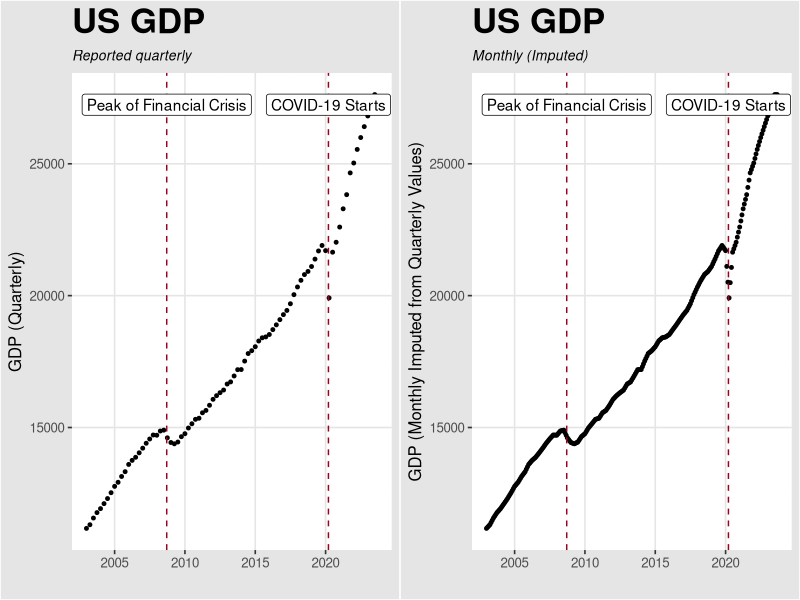
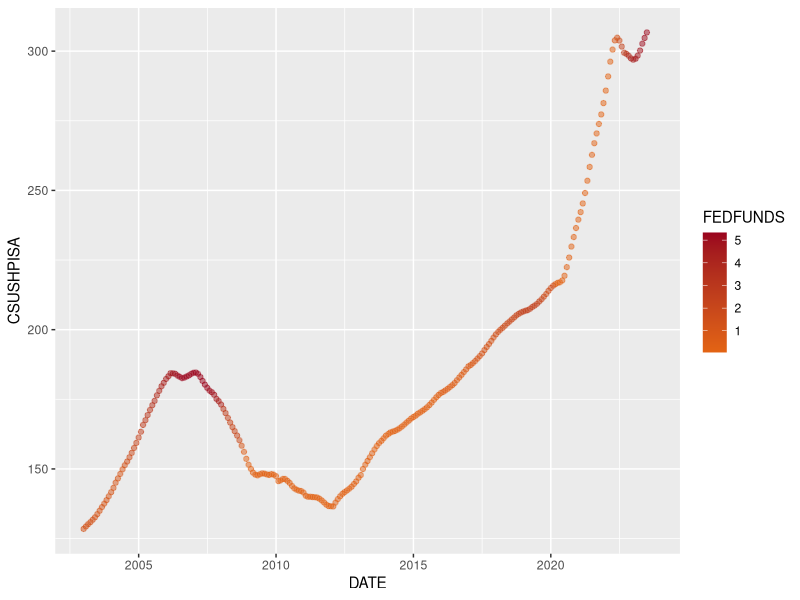

The R script that drew these images, in order:
library(tidyverse)
library(gridExtra)
library(ggthemes)

data <- read.csv("./data/cleaned/visualizationData.csv")
data$DATE <- as.Date(data$DATE)

palette <- c("#5F0F40",
             "#9A031E",
             "#FB8B24",
             "#E36414",
             "#0F4C5C")

#Visualize GDP imputation
p1 <- data %>%
  ggplot(aes(x=DATE, y=GDP.x)) +
  geom_point(cex = 1) + 
  geom_vline(xintercept = as.Date("2020-03-15"),
             linetype = 2, linewidth = 0.50, color = palette[2]) +
  geom_vline(xintercept = as.Date("2008-09-15"),
             linetype = 2, linewidth = 0.50, color = palette[2]) + 
  annotate(x = ymd("2020-03-15"), y = +Inf, label = "COVID-19 Starts", vjust = 2, geom = "label") +
  annotate(x = ymd("2008-09-15"), y = +Inf, label = "Peak of Financial Crisis", vjust = 2, geom = "label") +
  labs(x = "", y = "GDP (Quarterly)",
       title = "US GDP", 
       subtitle = "Reported quarterly") + 
  ggthemes::theme_igray() +
  theme(plot.title = element_text(face = "bold", size = 25, hjust = 0),
        plot.subtitle = element_text(face = "italic", size = 10, hjust = 0))

#Graph GDP and color in imputed data -- looks like it did pretty good!
p2 <- data %>%
  ggplot(aes(x=DATE, y=imputeGDP)) +
  geom_point(cex = 1) + 
  geom_vline(xintercept = as.Date("2020-03-15"),
             linetype = 2, linewidth = 0.50, color = palette[2]) +
  geom_vline(xintercept = as.Date("2008-09-15"),
             linetype = 2, linewidth = 0.50, color = palette[2]) + 
  annotate(x = ymd("2020-03-15"), y = +Inf, label = "COVID-19 Starts", vjust = 2, geom = "label") +
  annotate(x = ymd("2008-09-15"), y = +Inf, label = "Peak of Financial Crisis", vjust = 2, geom = "label") +
  labs(x = "", y = "GDP (Monthly Imputed from Quarterly Values)",
       title = "US GDP", 
       subtitle = "Monthly (Imputed)") + 
  ggthemes::theme_igray() +
  theme(plot.title = element_text(face = "bold", size = 25, hjust = 0),
        plot.subtitle = element_text(face = "italic", size = 10, hjust = 0))

p3 <- grid.arrange(p1, p2, nrow = 1)

#Save to assets to directory

#Plot hpi values
p4 <- data %>%
  ggplot(aes(x = DATE, y = CSUSHPISA, color = FEDFUNDS)) + 
  geom_point(alpha = 0.50) + 
  scale_color_gradient(high = palette[2], low = palette[4]); p4
